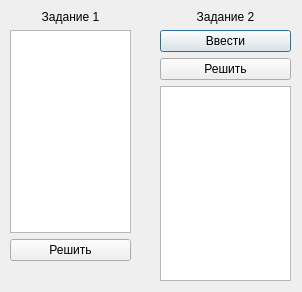
<?xml version="1.0" encoding="UTF-8"?>
<ui version="4.0">
 <class>dynamicprogramming</class>
 <widget class="QDialog" name="dynamicprogramming">
  <property name="geometry">
   <rect>
    <x>0</x>
    <y>0</y>
    <width>302</width>
    <height>292</height>
   </rect>
  </property>
  <property name="windowTitle">
   <string>Dialog</string>
  </property>
  <widget class="QWidget" name="verticalLayoutWidget_2">
   <property name="geometry">
    <rect>
     <x>160</x>
     <y>10</y>
     <width>131</width>
     <height>271</height>
    </rect>
   </property>
   <layout class="QVBoxLayout" name="verticalLayout_2">
    <item>
     <widget class="QLabel" name="SecondTaskLabel">
      <property name="text">
       <string>Задание 2</string>
      </property>
      <property name="alignment">
       <set>Qt::AlignCenter</set>
      </property>
     </widget>
    </item>
    <item>
     <widget class="QPushButton" name="InputFromFileMatrixButton">
      <property name="text">
       <string>Ввести</string>
      </property>
     </widget>
    </item>
    <item>
     <widget class="QPushButton" name="SecondTaskButton">
      <property name="text">
       <string>Решить</string>
      </property>
     </widget>
    </item>
    <item>
     <widget class="QTextEdit" name="SecondTaskAnswearEdit"/>
    </item>
   </layout>
  </widget>
  <widget class="QWidget" name="verticalLayoutWidget">
   <property name="geometry">
    <rect>
     <x>10</x>
     <y>10</y>
     <width>121</width>
     <height>271</height>
    </rect>
   </property>
   <layout class="QVBoxLayout" name="verticalLayout">
    <item>
     <widget class="QLabel" name="FirstTaskLabel">
      <property name="text">
       <string>Задание 1</string>
      </property>
      <property name="alignment">
       <set>Qt::AlignCenter</set>
      </property>
     </widget>
    </item>
    <item>
     <widget class="QTextEdit" name="ElementsEdit"/>
    </item>
    <item>
     <widget class="QPushButton" name="FirstTaskButton">
      <property name="text">
       <string>Решить</string>
      </property>
     </widget>
    </item>
    <item>
     <widget class="QLabel" name="FirstTaskAnswearLabel">
      <property name="text">
       <string/>
      </property>
     </widget>
    </item>
   </layout>
  </widget>
 </widget>
 <resources/>
 <connections/>
</ui>
